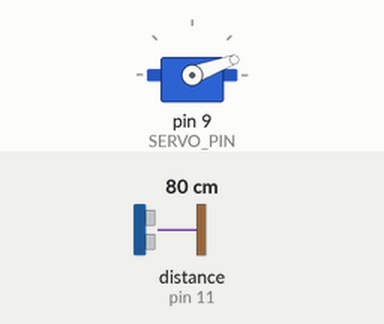
This sketch was run on a simulated Arduino Uno, built with avr-gcc and run on an emulated ATmega328P. On the bench: servo. Wiring (inferred from the names in the program): ultrasonic range finder: trigger pin 10; echo pin 11. The inputs (shaded band) are chosen by the test bench; at power-on: distance to the obstacle (sensor on pin 11) 80 cm. The echo pulse lasts 58.3 µs per cm.

Above: at 1.2 s.
1.3 s: distance to the obstacle (sensor on pin 11) set to 17 cm
2.8 s: distance to the obstacle (sensor on pin 11) set to 14 cm
At 3.7 s:
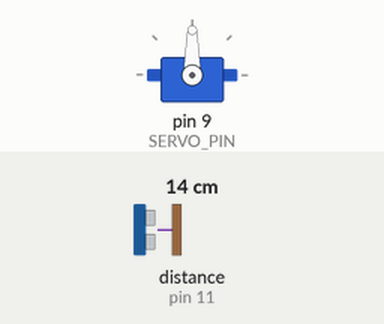
4.3 s: distance to the obstacle (sensor on pin 11) set to 23 cm
7.3 s: distance to the obstacle (sensor on pin 11) set to 28 cm
At 10.1 s:
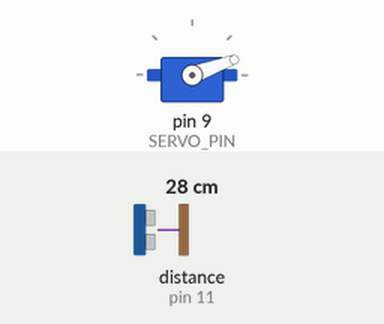
10.3 s: distance to the obstacle (sensor on pin 11) set to 2 cm
At 11.2 s:
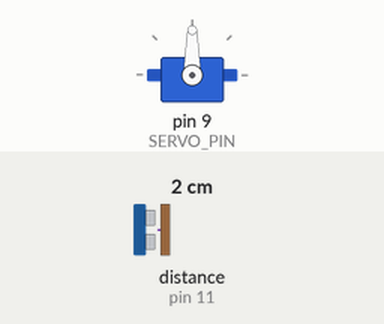
Timing chart, 0 to 12.8 s (numbered marks = the images above; inputs shaded):
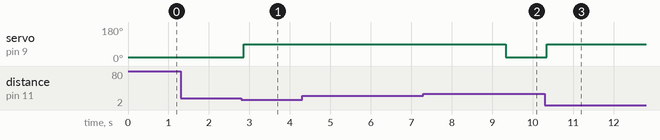

The sketch:

Lesson09.ino
```cpp
#include <Servo.h>

const byte TRIG_PIN = 10;
const byte ECHO_PIN = 11;

float readDistanceCm() {
  digitalWrite(TRIG_PIN, LOW);
  delayMicroseconds(2);
  digitalWrite(TRIG_PIN, HIGH);
  delayMicroseconds(10);
  digitalWrite(TRIG_PIN, LOW);
  unsigned long durationUs = pulseIn(ECHO_PIN, HIGH, 25000UL);
  if (durationUs == 0) return -1.0;
  float distanceCm = durationUs * 0.0343 / 2.0;
  if (distanceCm < 2.0 || distanceCm > 400.0) return -1.0;
  return distanceCm;
}

Servo gate;
const byte SERVO_PIN = 9;
const int CLOSED_ANGLE = 20;
const int OPEN_ANGLE = 90;
bool gateOpen = false;
bool clearTiming = false;
unsigned long clearSince = 0;

void setup() {
  pinMode(TRIG_PIN, OUTPUT);
  pinMode(ECHO_PIN, INPUT);
  gate.attach(SERVO_PIN);
  gate.write(CLOSED_ANGLE);
}

void loop() {
  float distanceCm = readDistanceCm();
  unsigned long now = millis();
  if (distanceCm < 0 || distanceCm <= 15) {
    gateOpen = true;
    clearTiming = false;
  } else if (gateOpen && distanceCm >= 25) {
    if (!clearTiming) {
      clearSince = now;
      clearTiming = true;
    }
    if (now - clearSince >= 2000UL) gateOpen = false;
  } else {
    clearTiming = false;
  }
  gate.write(gateOpen ? OPEN_ANGLE : CLOSED_ANGLE);
  delay(70);
}
```

Measured:
- the behaviour switches between 16 and 15 cm on distance to the obstacle (sensor on pin 11) (found by bisection; images 0 and 1)
- the behaviour switches between 25 and 26 cm on distance to the obstacle (sensor on pin 11) (found by bisection; images 1 and 2)
- after the input at 1.3 s, every drawn part: stays the same
- after the input at 2.8 s, servo on pin 9 (SERVO_PIN): 20° → 90° after 0.06 s
- after the input at 4.3 s, every drawn part: stays the same
- after the input at 7.3 s, servo on pin 9 (SERVO_PIN): 90° → 20° after 2.0 s
- after the input at 10.3 s, servo on pin 9 (SERVO_PIN): 20° → 90° at once
